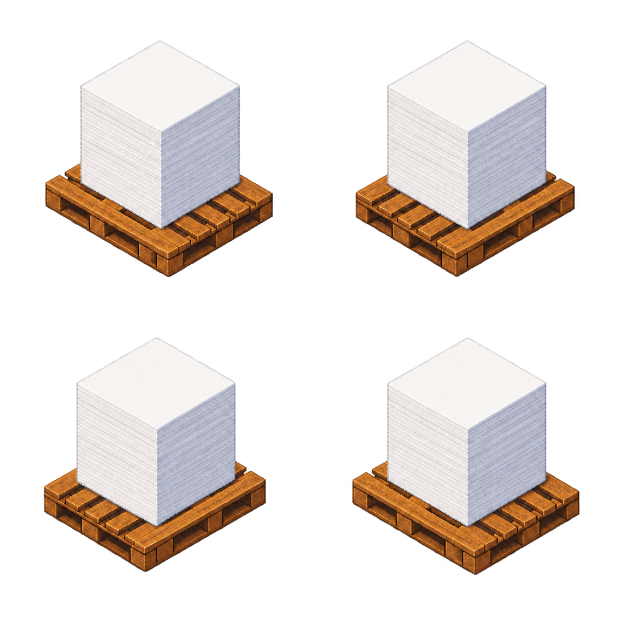
#> input picture output/loaded-pallet-directions-source.png, 1254 x 1254 px (shown at 1/2 size)
$ python build_loaded_pallet_asset.py
#> lines starting #> are read from the running program, lines starting #| are printed output that depends on the picture
"""Build fixed four-direction loaded customer-pallet sprites from the approved source."""

from pathlib import Path
from PIL import Image

ROOT = Path(__file__).resolve().parents[1]
SOURCE = ROOT / "output" / "loaded-pallet-directions-source.png"
GENERATED = ROOT / "assets" / "generated"
OUTPUT = ROOT / "output"
FRAME = 256


def clean_crop(image: Image.Image) -> Image.Image:
    image = image.convert("RGBA")
    alpha = image.getchannel("A").point(lambda value: 0 if value < 72 else value)
    image.putalpha(alpha)
    bounds = alpha.getbbox()
    if not bounds:
        raise ValueError("loaded-pallet direction cell is empty")
    return image.crop(bounds)


def frame_for(image: Image.Image) -> Image.Image:
    scale = min(238 / image.width, 238 / image.height)
    image = image.resize((round(image.width * scale), round(image.height * scale)), Image.Resampling.NEAREST)
    frame = Image.new("RGBA", (FRAME, FRAME), (0, 0, 0, 0))
    frame.alpha_composite(image, ((FRAME - image.width) // 2, FRAME - image.height - 8))
    return frame


def main() -> None:
    source = Image.open(SOURCE).convert("RGBA")
#> source is the input picture: PIL image 1254x1254 RGBA; mean R, G, B, A 68.2, 61, 56.8, 85
    half_x, half_y = source.width // 2, source.height // 2
#> half_x = 627; half_y = 627
    cells = [
        (0, 0, half_x, half_y),
        (half_x, 0, source.width, half_y),
        (0, half_y, half_x, source.height),
        (half_x, half_y, source.width, source.height),
    ]
    frames = [frame_for(clean_crop(source.crop(cell))) for cell in cells]
#> in clean_crop, `bounds = alpha.getbbox()`: bounds = (90, 81, 546, 554)
#> in frame_for, `scale = min(238 / image.width, 238 / image.height)`: scale = 0.503
#> in frame_for, `frame = Image.new("RGBA", (FRAME, FRAME), (0, 0, 0, 0))`: frame: PIL image 256x256 RGBA; every value is 0
#> in clean_crop (call 3), `bounds = alpha.getbbox()`: bounds = (88, 48, 532, 517)
#> in clean_crop (call 3), `return image.crop(bounds)`:
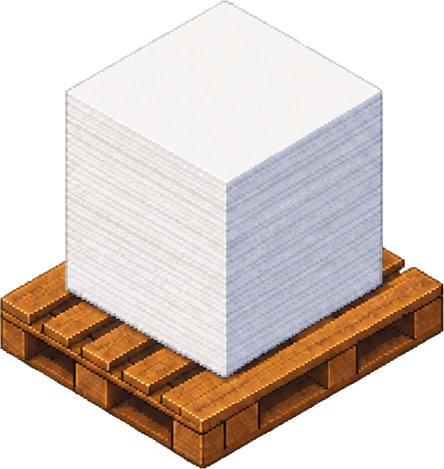
#> returned value: PIL image 444x469 RGBA; mean R, G, B, A 128.3, 115.5, 108.2, 158.5; transparent parts drawn white
#> in clean_crop (call 4), `alpha = image.getchannel("A").point(lambda value: 0 if value < 72 else..`:
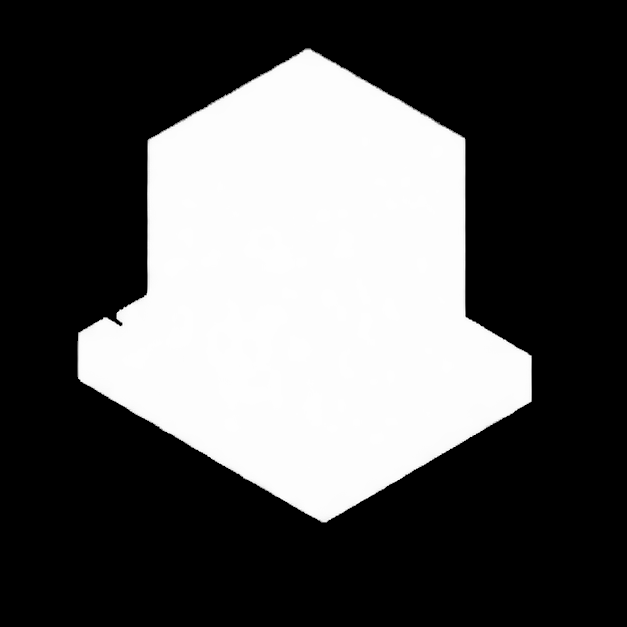
#> alpha: PIL image 627x627 L; min 0, max 255, mean 85.7
#> in clean_crop (call 4), `bounds = alpha.getbbox()`: bounds = (77, 48, 532, 523)
#> in clean_crop (call 4), `return image.crop(bounds)`:
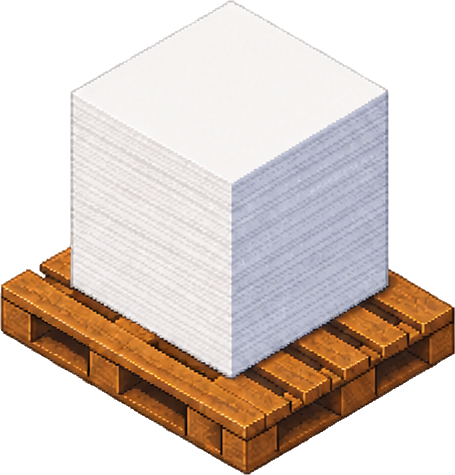
#> returned value: PIL image 455x475 RGBA; mean R, G, B, A 124.8, 111.2, 103, 155.9; transparent parts drawn white
#> in frame_for (call 4), `scale = min(238 / image.width, 238 / image.height)`: scale = 0.501
#> in frame_for (call 4), `frame.alpha_composite(image, ((FRAME - image.width) // 2, FRAME - imag..`:
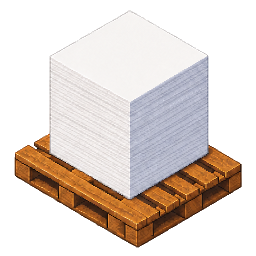
#> frame: PIL image 256x256 RGBA; mean R, G, B, A 99.8, 89.1, 82.8, 128.6; transparent parts drawn white
#> frames = 4 items
    strip = Image.new("RGBA", (FRAME * 4, FRAME), (0, 0, 0, 0))
#> strip: PIL image 1024x256 RGBA; every value is 0
    for index, frame in enumerate(frames):
        strip.alpha_composite(frame, (index * FRAME, 0))
#> this loop made 4 passes
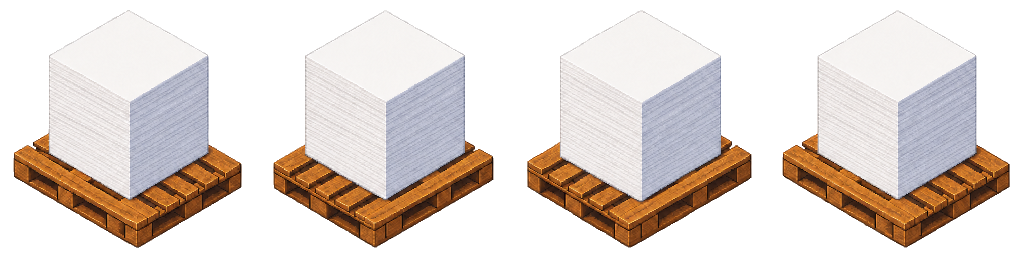
#> strip: PIL image 1024x256 RGBA; mean R, G, B, A 99.8, 89.5, 83.5, 128.8; transparent parts drawn white
    strip.save(GENERATED / "loaded-paper-pallet-directions-strip.png")
    frames[0].save(GENERATED / "loaded-paper-pallet.png")

    preview = Image.new("RGBA", (FRAME * 4, FRAME), (22, 27, 31, 255))
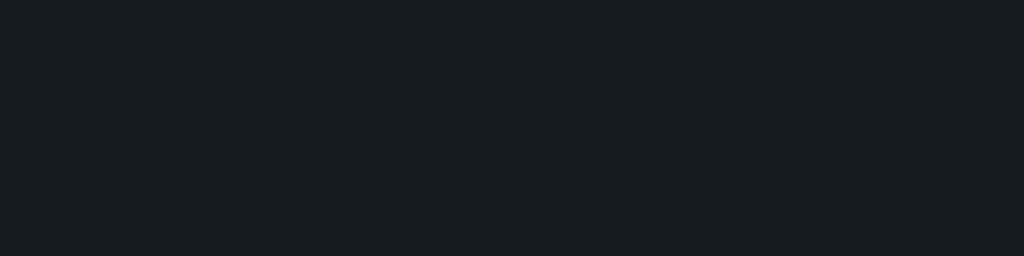
#> preview: PIL image 1024x256 RGBA; mean R, G, B, A 22, 27, 31, 255
    preview.alpha_composite(strip, (0, 0))
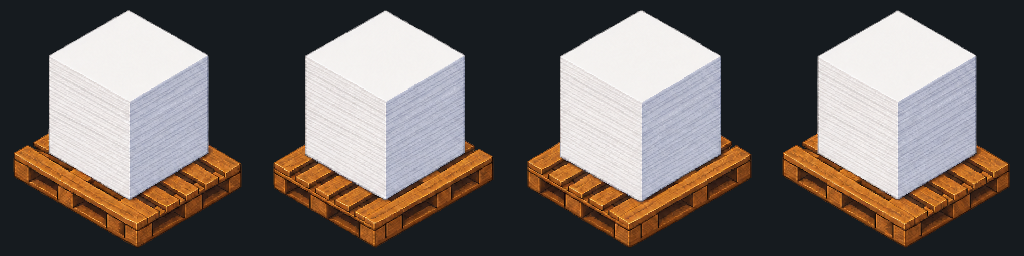
#> preview: PIL image 1024x256 RGBA; mean R, G, B, A 109.4, 101.7, 97.9, 255
    preview.save(OUTPUT / "loaded-paper-pallet-directions-preview.png")


if __name__ == "__main__":
    main()

$ run again, with output/machine-delivery-flatbed-loaded-source.png copied over output/loaded-pallet-directions-source.png
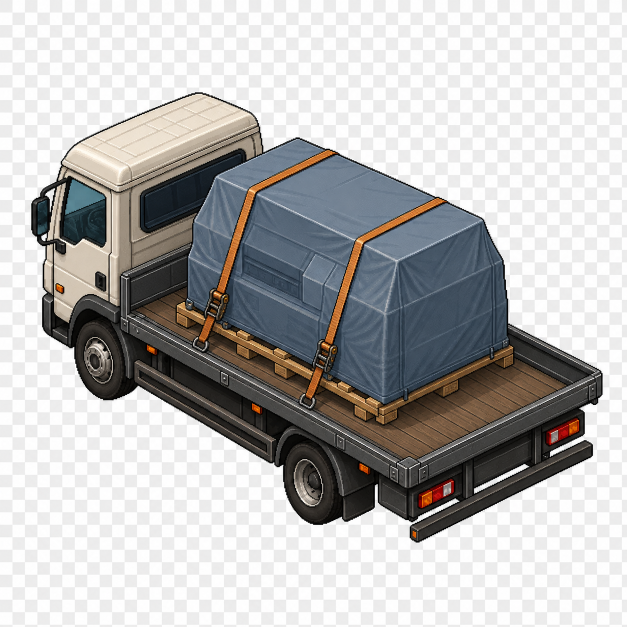
#> input picture output/machine-delivery-flatbed-loaded-source.png, 1254 x 1254 px (shown at 1/2 size)
#> alpha: PIL image 627x627 L; every value is 255
#> bounds = (0, 0, 627, 627)
#> scale = 0.38
#> in frame_for (call 4), `frame.alpha_composite(image, ((FRAME - image.width) // 2, FRAME - imag..`:
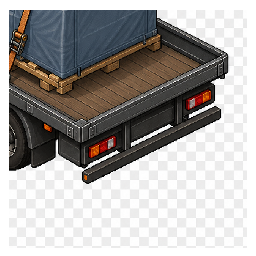
#> frame: PIL image 256x256 RGBA; mean R, G, B, A 133.9, 131, 129.1, 220.4; transparent parts drawn white
#> frames = 4 items
#> the loop in main, `for index, frame in enumerate(frames):` made 4 passes
#> in main, `preview.alpha_composite(strip, (0, 0))`:
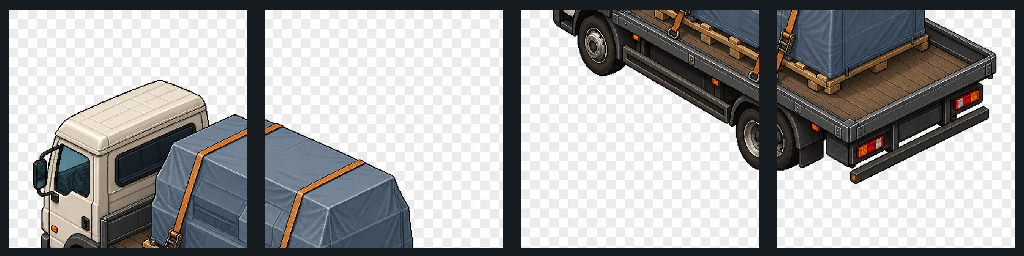
#> preview: PIL image 1024x256 RGBA; mean R, G, B, A 161.9, 161.8, 161.7, 255

$ run again, with output/pallet-jack-directions-source.png copied over output/loaded-pallet-directions-source.png
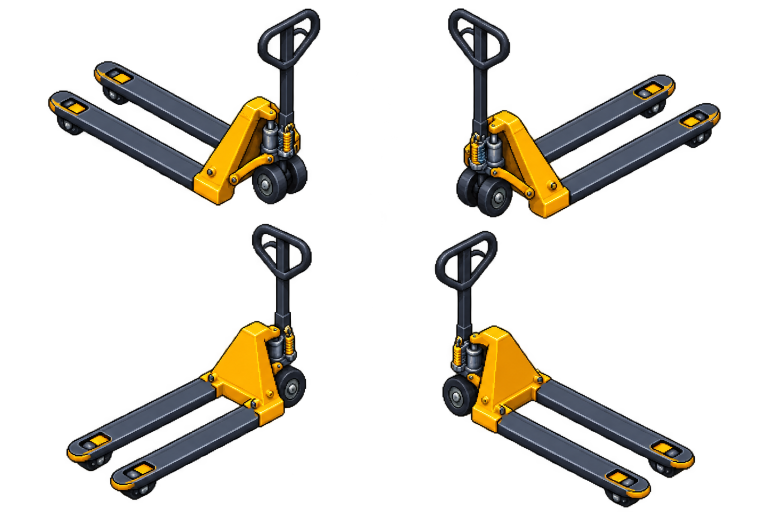
#> input picture output/pallet-jack-directions-source.png, 1536 x 1024 px (shown at 1/2 size)
#> in main, source is the input picture: PIL image 1536x1024 RGBA; mean R, G, B, A 38.1, 33.4, 23.1, 49.2
#> bounds = (96, 17, 641, 512)
#> scale = 0.437
#> scale = 0.458
#> in frame_for (call 4), `frame.alpha_composite(image, ((FRAME - image.width) // 2, FRAME - imag..`:
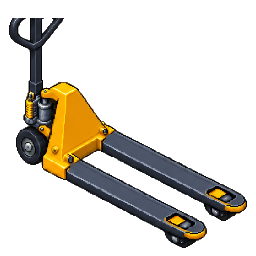
#> frame: PIL image 256x256 RGBA; mean R, G, B, A 24.1, 20.1, 12.1, 59.1; transparent parts drawn white
#> frames = 4 items
#> the loop in main, `for index, frame in enumerate(frames):` made 4 passes
#> in main, `preview.alpha_composite(strip, (0, 0))`:
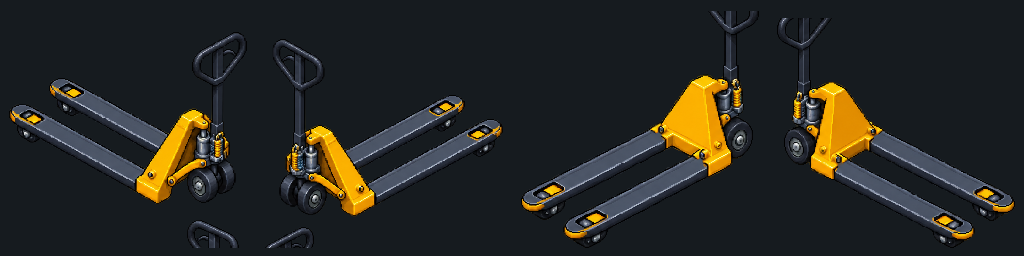
#> preview: PIL image 1024x256 RGBA; mean R, G, B, A 39.4, 39.9, 35.8, 255
